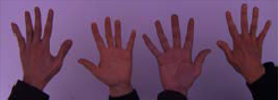
#> input picture TP_Vision_computadora_1/TP_1/test_blue.png, 278 x 100 px
$ jupyter execute TP1_White_patch_Histograma.ipynb   (shell and % lines are left out)
#> lines starting #> are read from the running program, lines starting #| are printed output that depends on the picture
# TP1_Whitepatch & Histograma

White patch
Histograma

[cell 1]
#Si queremos que las imágenes sean mostradas en una ventana emergente quitar el inline

# OpenCV-Python utiliza NumPy para el manejo de imágenes
import numpy as np
# cv2 es el módulo python para acceder a OpenCV
import cv2 as cv
# Usamos las poderosas herramientas de graficación de matplotlib para mostrar imágenes, perfiles, histogramas, etc
import matplotlib.pyplot as plt

[cell 2]
#  Parte 1 (imágenes en white_patch y coord_cromaticas)
#  1. Implementar el algoritmo de pasaje a coordenadas cromáticas para librarnos de las variaciones de contraste.
# Cargar una imagen en modo monocromático (un canal)

img = cv.imread('test_blue.png',cv.IMREAD_GRAYSCALE)
#> img: shape (100, 278); min 0, max 152, mean 85.2
# Como lucen los datos en un np.array
print(img.shape)
#| (100, 278)

# Dimensión de la imagen
print(f'Tamaño imagen: {img.shape} pix')
#| Tamaño imagen: (100, 278) pix
print(img)
#> (printed output is left out)

[cell 3]
#  Parte 1 (imágenes en white_patch y coord_cromaticas)
# 1. Implementar el algoritmo de pasaje a coordenadas cromáticas para librarnos de las variaciones de contraste.
# Muestro la imagen con matplotlib
plt.figure()
plt.imshow(img)
plt.show()

# Qué pasó con la visualización ?
# Se observa la imagen en Negro - Verde...

[cell 4]
#  Parte 1 (imágenes en white_patch y coord_cromaticas)
# 1. Implementar el algoritmo de pasaje a coordenadas cromáticas para librarnos de las variaciones de contraste.
# Quiero ver la imagen en tonos de grises
plt.imshow(img, cmap='gray', vmin=0, vmax=255)
plt.show()

# Qué pasó con la visualización ?
# Se observa la imagen en escala de grises...

[cell 5]
#  Parte 1 (imágenes en white_patch y coord_cromaticas)
# 2. Implementar el algoritmo White Patch para librarnos de las diferencias de color de iluminación.
# Cargo imagen en la que se aplicará White Patch
#img = cv.imread('wp_red.png')
img = cv.imread('test_blue.png')
#> img is the input picture: shape (100, 278, 3); mean B, G, R 100.7, 69.5, 103
# Tomo datos de R, G, B
B,G,R = cv.split(img)
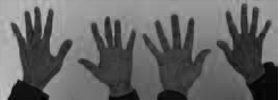
#> B: shape (100, 278); min 0, max 200, mean 100.7
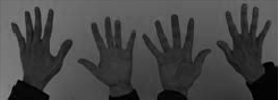
#> G: shape (100, 278); min 0, max 138, mean 69.5
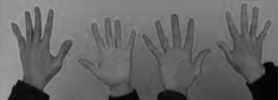
#> R: shape (100, 278); min 0, max 165, mean 103

# Busco valor maximo de R, G, B
maxr=np.amax(R)
#> maxr = 165
maxb=np.amax(B)
#> maxb = 200
maxg=np.amax(G)
#> maxg = 138

# Calculo valor de corrección
sr=float(255)/maxr
#> sr = 1.55
sg=float(255)/maxg
#> sg = 1.85
sb=float(255)/maxb
#> sb = 1.27

# Multiplico valor de corrección por cada R
#x,y = img.shape
#x = 481
#y = 813

x = 278
y = 100

for i in range (0,y-1):
    for j in range (0,x-1):
        (b,g,r)=img[i,j]
        img[i,j]=(int(b*sb),int(g*sg),int(r*sr))
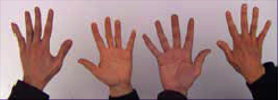
#> img: shape (100, 278, 3); mean B, G, R 127.6, 127.3, 158.3

# Muestro imagen
# Muestro la imagen con matplotlib
plt.figure()
plt.imshow(img)
plt.show()

# 3. Mostrar los resultados obtenidos y analizar las posibles fallas (si es que las hay) en el caso de White patch

# Se observa una tendencia hacia los colores azules

[cell 6]
# Parte 2:
# 1. Para las imágenes img1_tp.png y img2_tp.png leerlas con OpenCV en escala de grisas y visualizarlas.
# Cargar una imagen en modo monocromático (un canal)
img = cv.imread('img1_tp.png',cv.IMREAD_GRAYSCALE)
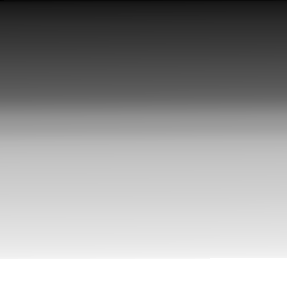
#> input picture TP_Vision_computadora_1/TP_1/img1_tp.png, 287 x 288 px
#> img is the input picture: shape (288, 287); min 2, max 255, mean 154.8

plt.imshow(img, cmap='gray', vmin=0, vmax=255)
plt.show()

[cell 7]
# Parte 2:
# 1. Para las imágenes img1_tp.png y img2_tp.png leerlas con OpenCV en escala de grisas y visualizarlas.
# Cargar una imagen en modo monocromático (un canal)
img = cv.imread('img2_tp.png',cv.IMREAD_GRAYSCALE)
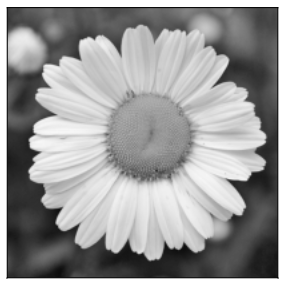
#> input picture TP_Vision_computadora_1/TP_1/img2_tp.png, 287 x 288 px
#> img is the input picture: shape (288, 287); min 2, max 255, mean 154.8

plt.imshow(img, cmap='gray', vmin=0, vmax=255)
plt.show()

[cell 8]
# Parte 2:
# 2.Elija el numero de bins que crea conveniente y grafique su histograma, compare los histogramas entre si.

# Cargar una imagen en modo monocromático (un canal)
img1 = cv.imread('img1_tp.png',cv.IMREAD_GRAYSCALE)

img2 = cv.imread('img2_tp.png',cv.IMREAD_GRAYSCALE)

# Nueva figura
fig = plt.figure()

# Imagen: img1_tp.png
ax1=plt.subplot(221)
ax1.imshow(img1, cmap='gray', vmin=0, vmax=255)
ax1.set_title('img1_tp.png')

hist1,bins1 = np.histogram(img1.ravel(),256,[0,256])
#> hist1 = 256 values, max 8400 at index 255, min 0 at index 0, mean 322.9; bins1 = 257 values from 0 to 256
ax3=plt.subplot(223)
ax3.plot(hist1)

# Imagen: img2_tp.png
ax2=plt.subplot(222)
ax2.imshow(img2, cmap='gray', vmin=0, vmax=255)
ax2.set_title('img2_tp.png')

hist2,bins2 = np.histogram(img2.ravel(),256,[0,256])
#> hist2 has the same summary as hist1; bins2 = 257 values from 0 to 256
ax4=plt.subplot(224)
ax4.plot(hist2)


plt.show()
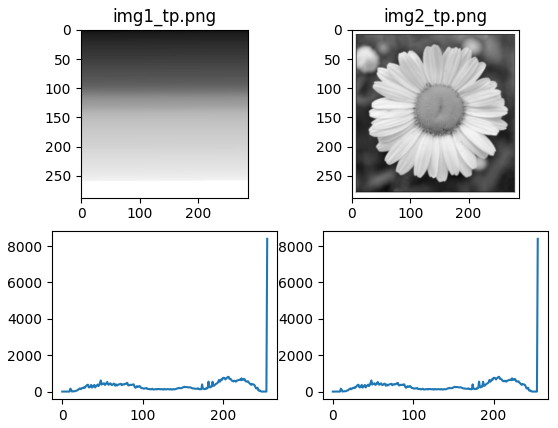
#> figure drawn by matplotlib, 4 panels; panel 2: curve peaks at x = 255, y = 8400; panel 4: curve peaks at x = 255, y = 8400


# Explicar lo que se observa, si tuviera que entrenar un modelo de clasificación/detección de imágenes,considera que puede ser de utilidad tomar como ‘ features ’ a los histogramas

# Se observa la comparacion de los histogramas en ambas imagenes. Con la misma cantidad de bins, se observa un histograma similar. Si se puede tomar caracteristicas en base a los histogramas.

[cell 9]
# Parte 2:
# 3. Para la imagen segmentacion.png analice el histograma de los canales RGB.
# Segmente algunos de los elementos presentes en la imagen (agua, cielo, tierra) y muestre, aplicando mascaras, las regiones en imágenes separadas.
img_seg = cv.imread('segmentacion.png')
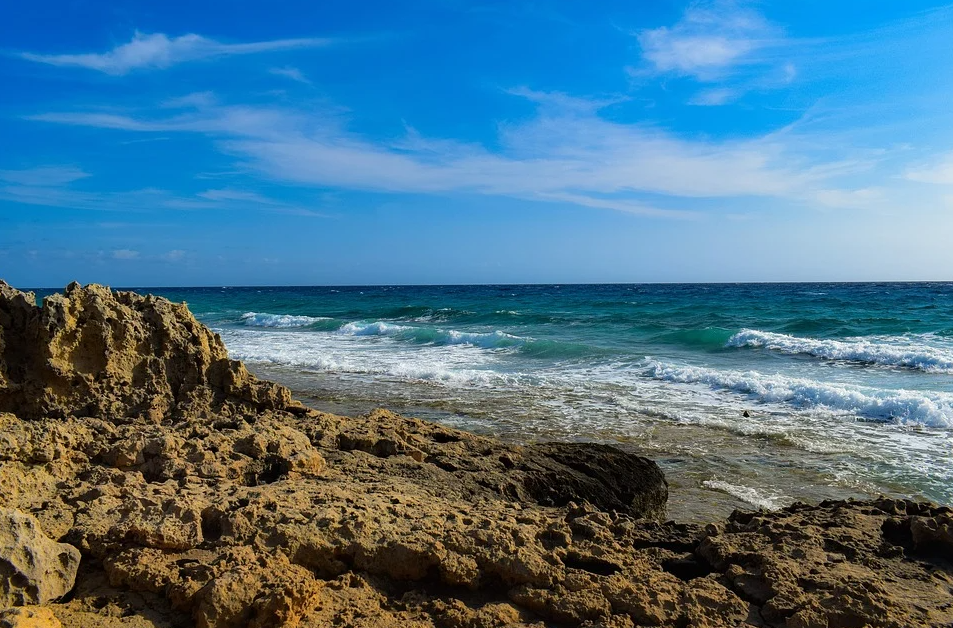
#> input picture TP_Vision_computadora_1/TP_1/segmentacion.png, 953 x 628 px
#> img_seg is the input picture: shape (628, 953, 3); mean B, G, R 139, 116.4, 76.1

plt.imshow(img_seg[:,:,::-1])
plt.show()

[cell 10]
# Parte 2:
# 3. Para la imagen segmentacion.png analice el histograma de los canales RGB.
# Segmente algunos de los elementos presentes en la imagen (agua, cielo, tierra) y muestre, aplicando mascaras, las regiones en imágenes separadas.
img_seg = cv.imread('segmentacion.png')

plt.imshow(img_seg[:,:,::-1])
plt.show()


color = ('b','g','r')

for i, c in enumerate(color):
    hist = cv.calcHist([img_seg], [i], None, [256], [0, 256])
    plt.plot(hist, color = c)
    plt.xlim([0,256])

plt.show()
#> figure, not shown here; curve peaks at x = 0, y = 22983; curve peaks at x = 125, y = 8300; curve peaks at x = 0, y = 37866

# Mostrar en regiones sepradas
for i, c in enumerate(color):
    hist_a = cv.calcHist([img_seg], [i], None, [256], [0, 100])
    plt.plot(hist_a, color = c)
    plt.xlim([0,256])
plt.show()
#> figure, not shown here; curve peaks at x = 0, y = 22983; curve peaks at x = 230, y = 3714; curve peaks at x = 0, y = 37866


# Mostrar en regiones sepradas
for i, c in enumerate(color):
    hist = cv.calcHist([img_seg], [i], None, [256], [100, 180])
    plt.plot(hist, color = c)
    plt.xlim([0,256])

plt.show()
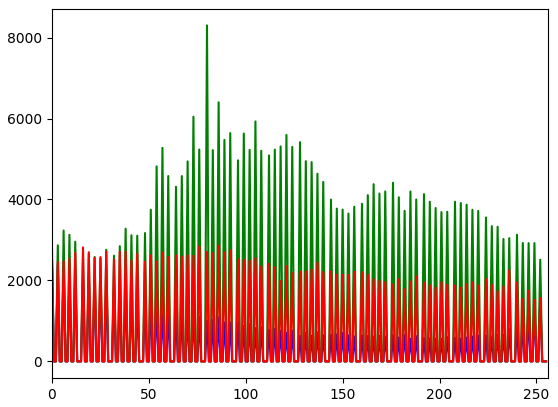
#> figure drawn by matplotlib, 1 panel; curve peaks at x = 0, y = 2453; curve peaks at x = 80, y = 8300; curve peaks at x = 86, y = 2859

# Mostrar en regiones sepradas
for i, c in enumerate(color):
    hist = cv.calcHist([img_seg], [i], None, [256], [180, 260])
    plt.plot(hist, color = c)
    plt.xlim([0,256])

plt.show()
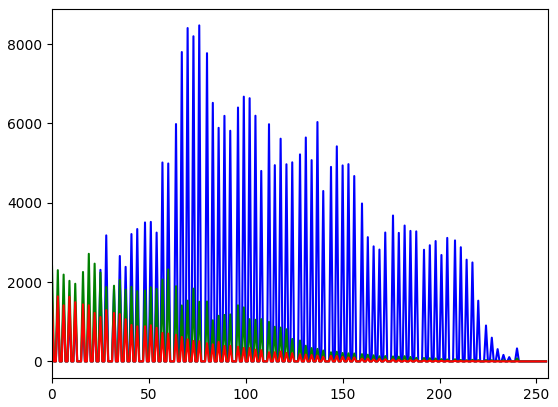
#> figure drawn by matplotlib, 1 panel; curve peaks at x = 76, y = 8473; curve peaks at x = 19, y = 2713; curve peaks at x = 3, y = 1639
